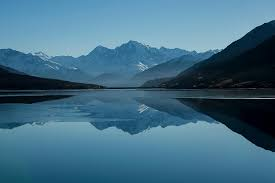
#> input picture Journals/Journal 4/images.jpg, 275 x 183 px
$ jupyter execute Quiz.ipynb
#> lines starting #> are read from the running program, lines starting #| are printed output that depends on the picture; after the words box and inside, x2 and y2 are one past the last pixel; in counts of white or black regions, pixels touching at a corner belong together
[cell 1]
import cv2 as cv #computer vision lib
import numpy as np #numpy to create the matrix
import matplotlib.pyplot as plt #for plotting the images

img_bgr = cv.imread('images.jpg')
#> img_bgr is the input picture: shape (183, 275, 3); mean B, G, R 131.8, 108.5, 65.2
#changing the image to rgb for pyplot
img_rgb = cv.cvtColor(img_bgr, cv.COLOR_BGR2RGB)

#grayscaling the image for binarization
img_gray = cv.cvtColor(img_rgb, cv.COLOR_RGB2GRAY)
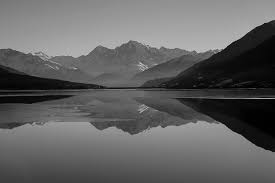
#> img_gray: shape (183, 275); min 1, max 205, mean 98.2
height, width = img_gray.shape
#> height = 183; width = 275

#creating a matrix of size h x w to binarize the image
binarization = np.zeros((height, width), dtype=np.uint8)

#using for loop to iterate through the rows first then columns and then it checks whether the pixel value is less than 128 (127 inclusive) and if it is it makes it 0 and if it is higher than that it makes it 255, binarizing it in the process
for i in range(height):
    for j in range(width):
        if img_gray[i, j] <  128:
            binarization[i, j] = 0
        else:
            binarization[i, j] = 255
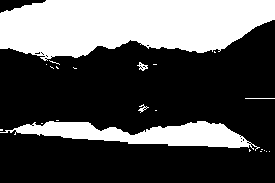
#> binarization: shape (183, 275); 32.8% white; 22 white regions (17 under 20 px), largest, box (x1, y1, x2, y2) and area: (0, 0, 275, 61) 12688, (0, 121, 260, 151) 3661, (137, 62, 148, 71) 46, (138, 104, 149, 113) 34, (245, 98, 275, 99) 30

#using subplots to display the images together on one plot
fig, (ax1, ax2) = plt.subplots(1, 2, figsize=(12, 6))
ax1.axis('off')
ax1.imshow(img_rgb)
ax1.set_title('Original Image')
ax2.axis('off')
ax2.imshow(binarization, cmap='gray')
ax2.set_title('Binarized Image')
plt.show()
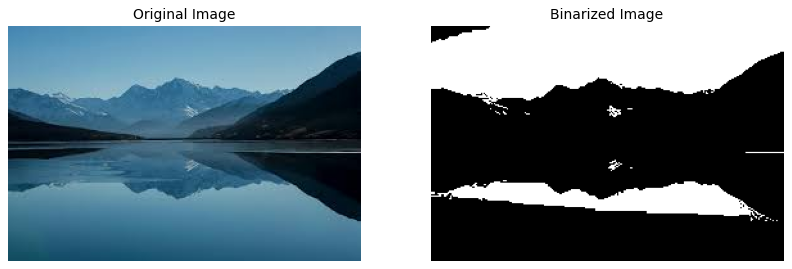
#> figure drawn by matplotlib, 2 panels
